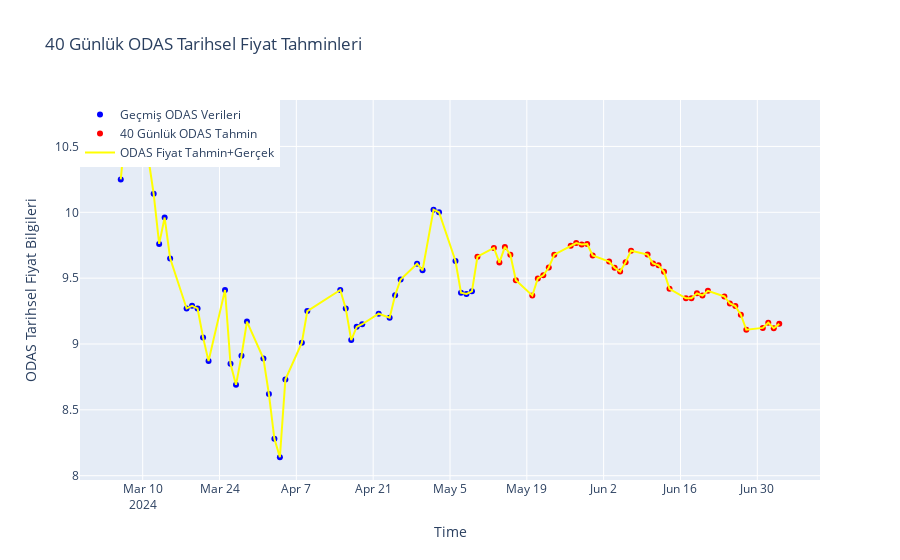

Notebook cell for this chart:
### Code cell
import plotly.graph_objs as go

actual_trace = go.Scatter(
    x=df_res["Tarih"].iloc[:window_size],
    y=df_res["Values"].iloc[:window_size],
    mode='markers',
    name="Geçmiş ODAS Verileri",
    line=dict(color='blue')
)

test_actual_trace = go.Scatter(
    x=df_res["Tarih"].iloc[window_size:],
    y=df_res["Values"].iloc[window_size:],
    mode='markers',
    name=f"{projection} Günlük ODAS Tahmin",
    line=dict(color='red')
)

total_trace = go.Scatter(
    x=df_res["Tarih"],
    y=df_res["Values"],
    mode='lines',
    name="ODAS Fiyat Tahmin+Gerçek",
    line=dict(color='yellow')
)

data = [actual_trace, test_actual_trace, total_trace]

layout = go.Layout(
    title=f"{projection} Günlük ODAS Tarihsel Fiyat Tahminleri",
    xaxis=dict(title="Time"),
    yaxis=dict(title="ODAS Tarihsel Fiyat Bilgileri"),
    legend=dict(x=0, y=1)
)

fig = go.Figure(data=data, layout=layout)
py.iplot(fig)
